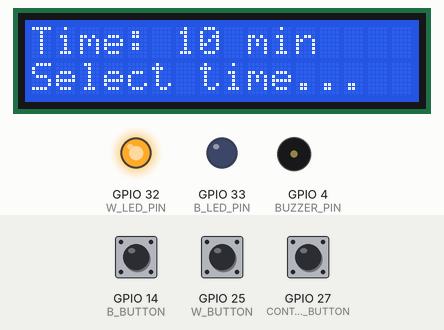
Bench run of a sketch on a simulated ESP32. Parts: 16×2 character LCD, output pins drawn as LEDs (lit = HIGH), buzzer (waves = sounding). The test bench sets the inputs (shaded band); at power-on: GPIO 27 (CONTROL_BUTTON) HIGH, GPIO 25 (W_BUTTON) HIGH, GPIO 14 (B_BUTTON) HIGH.

Above: at 3.2 s.
3.3 s: GPIO 27 (CONTROL_BUTTON) pulled LOW for 1 s
At 4.9 s:
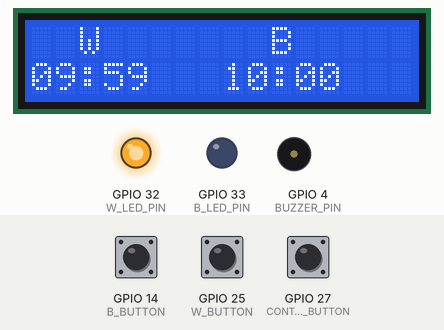
5.8 s: GPIO 27 (CONTROL_BUTTON) pulled LOW for 0.15 s
At 8.3 s:
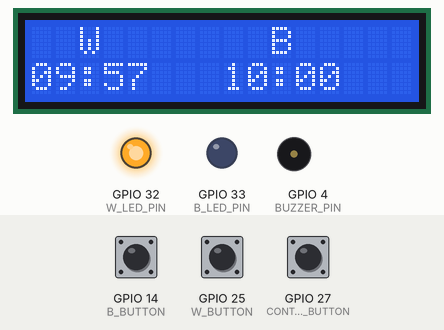
8.9 s: GPIO 25 (W_BUTTON) pulled LOW for 0.15 s
At 10.3 s:
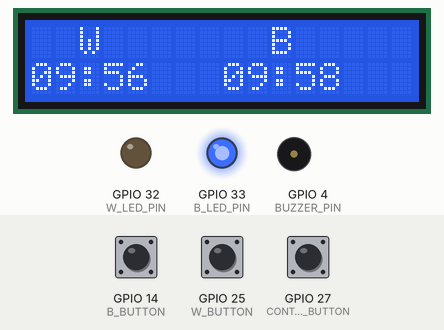
12.0 s: GPIO 27 (CONTROL_BUTTON) pulled LOW for 0.15 s
At 12.17 s:
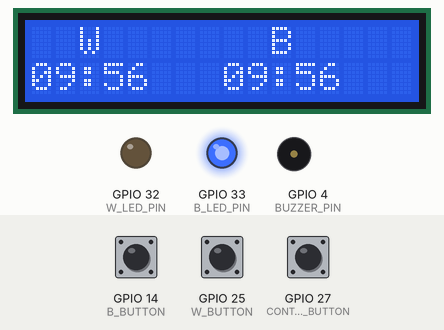
Timing chart, 0 to 14.8 s (numbered marks = the images above; inputs shaded):
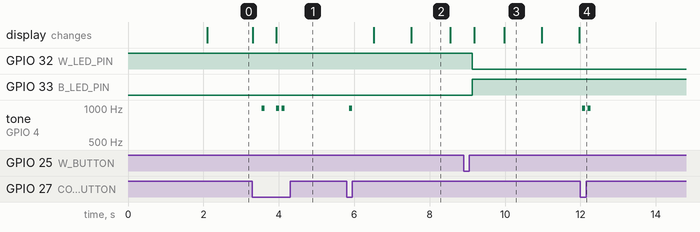

Measured:
- after the input at 3.3 s, tone on GPIO 4 (BUZZER_PIN): goes 992 Hz 0.08 s, silent 0.30 s, 992 Hz 0.08 s, silent 0.07 s, 992 Hz 0.08 s, then silent, starting after 0.25 s; the display: first changes at once (image 1 shows a later state)
- after the input at 5.8 s, tone on GPIO 4 (BUZZER_PIN): silent → 992 Hz after 0.07 s, → silent 0.08 s later; the display: first changes after 0.72 s (image 2 shows a later state)
- after the input at 8.9 s, GPIO 32 (W_LED_PIN): HIGH → LOW after 0.23 s; GPIO 33 (B_LED_PIN): LOW → HIGH after 0.23 s
- after the input at 12.0 s, tone on GPIO 4 (BUZZER_PIN): alternates 992 Hz for 0.08 s and silent for 0.07 s, 4 changes in all, then stays silent, starting after 0.05 s
- what the display in image 2 shows lasts 1.0 s, from 7.5 s to 8.5 s

The sketch:

chess_clock.ino
```cpp
#include <Wire.h>
#include <LiquidCrystal_I2C.h>

// Pin definitions
const int B_BUTTON = 14;       // Black player button
const int W_BUTTON = 25;       // White player button
const int CONTROL_BUTTON = 27; // Control button for start/pause
const int BUZZER_PIN = 4;      // Buzzer pin
const int B_LED_PIN = 33;      // Black player LED
const int W_LED_PIN = 32;      // White player LED

// LCD setup
LiquidCrystal_I2C lcd(0x27, 16, 2);

// Time options in seconds
const int TIME_OPTIONS[] = {120, 600, 1800, 3600}; // 2min, 10min, 30min, 60min
const int NUM_OPTIONS = 4;
int currentTimeOption = 1; // Default to 10 minutes (index 1)

// Game state variables
unsigned long blackTime;
unsigned long whiteTime;
unsigned long lastUpdateTime;
bool isWhiteTurn = true; // White starts
bool isRunning = false;
bool isSetup = true;

// Buzzer helper functions
void playStartBeep() {
  for (int j = 0; j < 1; j++) {  // Play once instead of twice
    for (int i = 0; i < 50; i++) {
      digitalWrite(BUZZER_PIN, HIGH);
      delayMicroseconds(500);
      digitalWrite(BUZZER_PIN, LOW);
      delayMicroseconds(500);
    }
    delay(100);
  }
}

void playPauseBeep() {
  for (int j = 0; j < 2; j++) {  // Play twice when pausing
    for (int i = 0; i < 50; i++) {
      digitalWrite(BUZZER_PIN, HIGH);
      delayMicroseconds(500);
      digitalWrite(BUZZER_PIN, LOW);
      delayMicroseconds(500);
    }
    delay(100);
  }
}

void playWarningBeep() {
  for (int i = 0; i < 50; i++) {
    digitalWrite(BUZZER_PIN, HIGH);
    delayMicroseconds(500);
    digitalWrite(BUZZER_PIN, LOW);
    delayMicroseconds(500);
  }
}

void playFinalSecondsBeep() {
  for (int i = 0; i < 100; i++) { // Longer, higher-pitched beep
    digitalWrite(BUZZER_PIN, HIGH);
    delayMicroseconds(250);
    digitalWrite(BUZZER_PIN, LOW);
    delayMicroseconds(250);
  }
}

void setup() {
  // Initialize buzzer
  pinMode(BUZZER_PIN, OUTPUT);

  // Initialize player turn LEDs
  pinMode(B_LED_PIN, OUTPUT);
  pinMode(W_LED_PIN, OUTPUT);

  // Ensure white LED is ON and black LED is OFF at startup
  digitalWrite(W_LED_PIN, HIGH);  // Explicitly turn on white LED
  digitalWrite(B_LED_PIN, LOW);   // Ensure black LED is off

  // Initialize LCD
  lcd.init();
  lcd.backlight();

  // Initialize buttons with internal pullup resistors
  pinMode(B_BUTTON, INPUT_PULLUP);
  pinMode(W_BUTTON, INPUT_PULLUP);
  pinMode(CONTROL_BUTTON, INPUT_PULLUP);

  // Initialize times
  resetTimes();

  // Show welcome message
  lcd.print("Chess Clock");
  lcd.setCursor(0, 1);
  lcd.print("Select time...");
  delay(2000);
}

void loop() {
  static bool wasSetup = true;
  static bool hasOneMinuteWarning = false;
  static bool hasThirtySecondWarning = false;
  static unsigned long lastFinalSecondBeep = 0;

  if (isSetup) {
    handleSetup();

    // Reset warning flags when in setup mode
    hasOneMinuteWarning = false;
    hasThirtySecondWarning = false;
    lastFinalSecondBeep = 0;
  } else {
    // Check if just started the game
    if (wasSetup && !isSetup) {
      playStartBeep(); // Beep once when game starts
    }

    handleGame();

    // Warning beeps and final seconds management
    if (isRunning) {
      unsigned long currentTime = millis();
      unsigned long* currentPlayerTime = isWhiteTurn ? &whiteTime : &blackTime;

      // 1-minute warning (only once)
      if (*currentPlayerTime <= 60000 && !hasOneMinuteWarning) {
        playWarningBeep();
        hasOneMinuteWarning = true;
      }

      // 30-second warning (only once)
      if (*currentPlayerTime <= 30000 && !hasThirtySecondWarning) {
        playWarningBeep();
        hasThirtySecondWarning = true;
      }

      // Final 5 seconds beeps
      if (*currentPlayerTime <= 5000) {
        // Beep once per second in the last 5 seconds
        for (int i = 5; i > 0; i--) {
          if (*currentPlayerTime <= (unsigned long)i * 1000 &&
              currentTime - lastFinalSecondBeep >= 1000) {
            playFinalSecondsBeep();
            lastFinalSecondBeep = currentTime;
          }
        }
      }
    }
  }

  wasSetup = isSetup;
}

void handleSetup() {
  lcd.setCursor(0, 0);
  lcd.print("Time: ");
  lcd.print(TIME_OPTIONS[currentTimeOption] / 60);
  lcd.print(" min   "); // Ensure to overwrite extra characters

  // Handle button presses for time selection
  if (digitalRead(B_BUTTON) == LOW) {
    currentTimeOption = (currentTimeOption + 1) % NUM_OPTIONS;
    delay(200); // Debounce
  }
  if (digitalRead(W_BUTTON) == LOW) {
    currentTimeOption = (currentTimeOption - 1 + NUM_OPTIONS) % NUM_OPTIONS;
    delay(200); // Debounce
  }
  if (digitalRead(CONTROL_BUTTON) == LOW) {
    isSetup = false;
    resetTimes();
    lcd.clear(); // Clear only when exiting setup
    delay(200); // Debounce
  }
}

void handleGame() {
  static bool lastTurn = isWhiteTurn; // Track the last turn state
  static bool wasRunning = false;     // Track previous running state

  if (digitalRead(CONTROL_BUTTON) == LOW) {
    isRunning = !isRunning;
    lastUpdateTime = millis();

    // Different beep patterns for start/unpause and pause
    if (isRunning) {
      playStartBeep();   // Single beep when starting/unpausing
    } else {
      playPauseBeep();   // Double beep when pausing
    }

    delay(200); // Debounce
  }

  if (isRunning) {
    // Update time for current player
    unsigned long currentTime = millis();
    unsigned long elapsed = currentTime - lastUpdateTime;

    if (isWhiteTurn) {
      whiteTime = (elapsed >= whiteTime) ? 0 : whiteTime - elapsed;
    } else {
      blackTime = (elapsed >= blackTime) ? 0 : blackTime - elapsed;
    }

    lastUpdateTime = currentTime;

    // Handle player switches
    if (isWhiteTurn && digitalRead(W_BUTTON) == LOW) {
      isWhiteTurn = false;
      delay(200); // Debounce
    } else if (!isWhiteTurn && digitalRead(B_BUTTON) == LOW) {
      isWhiteTurn = true;
      delay(200); // Debounce
    }
  }

  // Update display if the turn changes
  if (isWhiteTurn != lastTurn) {
    lastTurn = isWhiteTurn;
    updateTurnDisplay();
  }

  // Update times
  displayTimes();

  // Check for game end
  if (whiteTime == 0 || blackTime == 0) {
    gameOver();
  }
}

void displayTimes() {
  // First line: Player labels
  lcd.setCursor(0, 0);
   lcd.print("  W       B");
  lcd.print("      ");        // Clear remaining characters if necessary

  // Second line: Player times
  lcd.setCursor(0, 1);
  printFormattedTime(whiteTime);
  lcd.print("   ");              // Space between times
  printFormattedTime(blackTime);
  lcd.print("      ");           // Clear remaining characters if necessary
}

void updateTurnDisplay() {
  // Clear current turn marker
  lcd.setCursor(15, 0);
  lcd.print(" ");
  lcd.setCursor(15, 1);
  lcd.print(" ");

  // Set new turn marker on LCD
  // lcd.setCursor(15, isWhiteTurn ? 1 : 0);
  // lcd.print("*");

  // Update LED indicators
  if (isWhiteTurn) {
    digitalWrite(W_LED_PIN, HIGH);
    digitalWrite(B_LED_PIN, LOW);
  } else {
    digitalWrite(B_LED_PIN, HIGH);
    digitalWrite(W_LED_PIN, LOW);
  }
}

void printFormattedTime(unsigned long timeInMs) {
  int seconds = timeInMs / 1000;
  int minutes = seconds / 60;
  seconds %= 60;

  if (minutes < 10) lcd.print("0");
  lcd.print(minutes);
  lcd.print(":");
  if (seconds < 10) lcd.print("0");
  lcd.print(seconds);
}

void resetTimes() {
  blackTime = TIME_OPTIONS[currentTimeOption] * 1000; // Convert to milliseconds
  whiteTime = TIME_OPTIONS[currentTimeOption] * 1000;
  lastUpdateTime = millis();
}

void gameOver() {
  isRunning = false;
  lcd.clear();
  lcd.setCursor(0, 0);
  lcd.print("Game Over!");
  lcd.setCursor(0, 1);
  if (whiteTime == 0) {
    lcd.print("Black Wins!");
  } else {
    lcd.print("White Wins!");
  }

  // Turn off both LEDs
  digitalWrite(B_LED_PIN, LOW);
  digitalWrite(W_LED_PIN, LOW);

  // Wait for control button to restart
  while (digitalRead(CONTROL_BUTTON) == HIGH) {
    delay(50);
  }

  isSetup = true;
  resetTimes();
}
```
